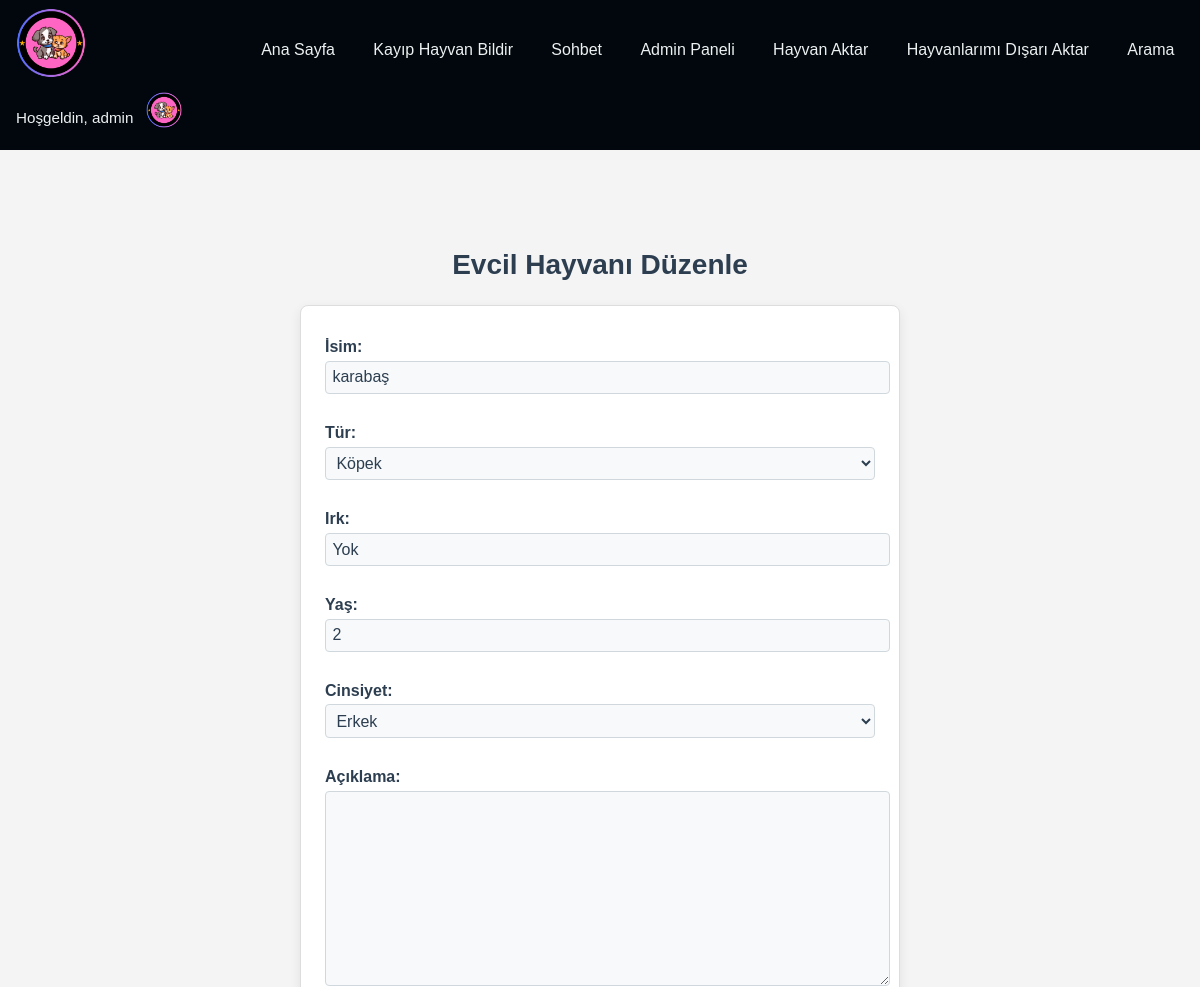
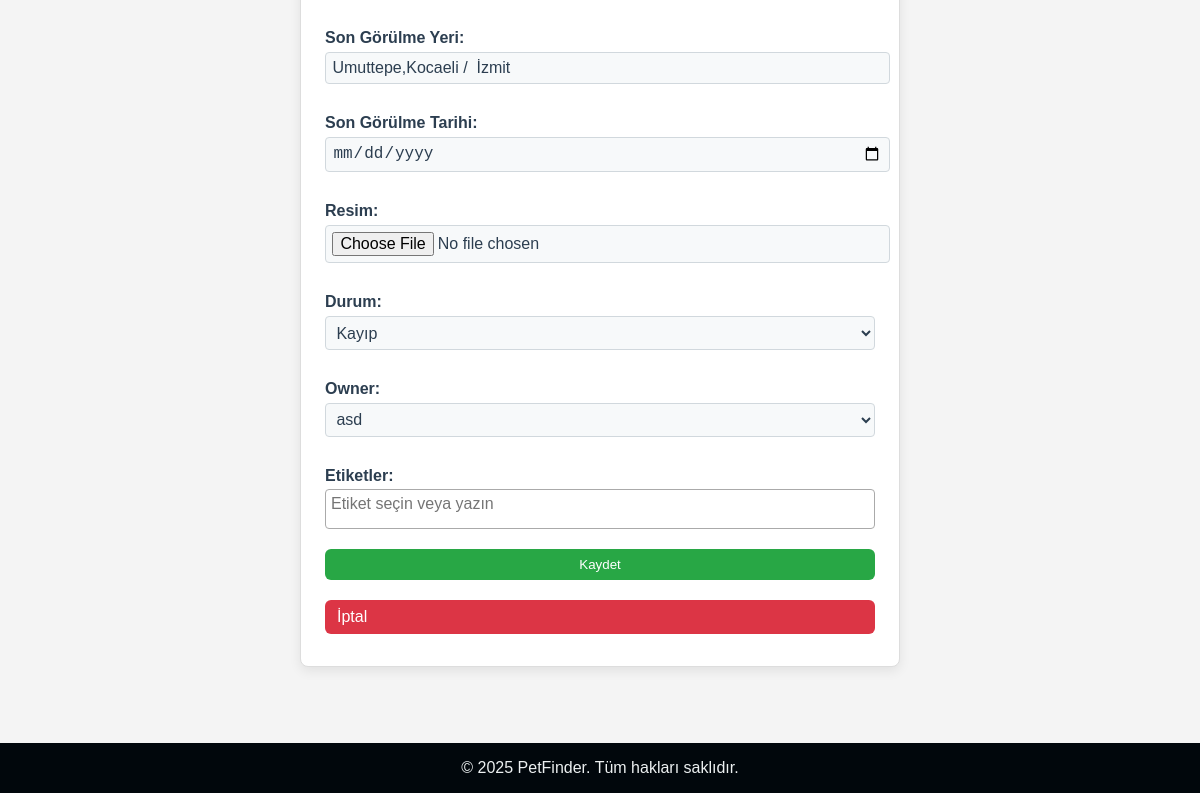
/mainpage/admin/pets/edit/1/ (signed in), run on the app's committed database (2 pictures, top to bottom).
### accounts/models.py (models this page shows, shortened)
class UserProfile(models.Model):
    user = models.OneToOneField(User, on_delete=models.CASCADE, related_name='profile')
    profile_picture = models.ImageField(upload_to='profile_pics/', blank=True)
    contact_number = models.CharField(max_length=20, blank=True)

### mainpage/models.py (models this page shows, shortened)
class Pet(models.Model):
    ANIMAL_TYPES = [('Dog', 'Köpek'), ('Cat', 'Kedi'), ('Bird', 'Kuş'), ('Other', 'Diğer')]
    GENDERS = [('Male', 'Erkek'), ('Female', 'Dişi')]
    STATUS_CHOICES = [('Lost', 'Kayıp'), ('Found', 'Bulundu'), ('Returned', 'Teslim Edildi')]
    name = models.CharField(max_length=100, verbose_name="İsim")
    species = models.CharField(max_length=20, choices=ANIMAL_TYPES, verbose_name="Tür")
    breed = models.CharField(max_length=100, blank=True, verbose_name="Irk")
    age = models.PositiveIntegerField(verbose_name="Yaş")
    gender = models.CharField(max_length=10, choices=GENDERS, verbose_name="Cinsiyet")
    description = models.TextField(blank=True, verbose_name="Açıklama")
    last_seen_location = models.CharField(max_length=255, verbose_name="Son Görülme Yeri")
    last_seen_date = models.DateField(default=datetime.date(2025, 1, 1), verbose_name="Son Görülme Tarihi")
    image = models.ImageField(upload_to='pet_images/', blank=True, null=True, verbose_name="Resim")
    status = models.CharField(max_length=20, choices=STATUS_CHOICES, default='Lost', verbose_name="Durum")
    owner = models.ForeignKey(User, on_delete=models.CASCADE)
    date_reported = models.DateTimeField(auto_now_add=True, verbose_name="Bildirim Tarihi")
    tags = models.ManyToManyField("Tag", blank=True, verbose_name="Etiketler")

### mainpage/views.py (the view)
# urls.py: path('admin/pets/edit/<int:pk>/', views.admin_pet_edit, name='admin_pet_edit'),
@staff_member_required
def admin_pet_edit(request, pk):
    pet = get_object_or_404(Pet, pk=pk)
    if request.method == 'POST':
        form = AdminPetForm(request.POST, request.FILES, instance=pet)
        if form.is_valid():
            form.save()
            return redirect('mainpage:admin_pet_list')
    else:
        form = AdminPetForm(instance=pet)
    return render(request, 'admin/admin_pet_edit.html', {'form': form, 'pet': pet})

### mainpage/forms.py
class AdminPetForm(forms.ModelForm):
    class Meta:
        model = Pet
        fields = '__all__'
        widgets = {
            'last_seen_date': forms.DateInput(attrs={'type': 'date', 'format': '%Y-%m-%d'}),
        }

### mainpage/context_processors.py (called while the page is built)
def user_profile(request):
    if request.user.is_authenticated:
        try:
            profile = UserProfile.objects.get(user=request.user)
        except UserProfile.DoesNotExist:
            profile = None
    else:
        profile = None
    return {'user_profile': profile}

### mainpage/models.py (called while the page is built)
  def __str__(self):
    return self.name

### mainpage/templates/admin/admin_pet_edit.html (shortened to what this page needs)
{% extends 'mainpage/base.html' %}
{% load static %}
{% block extra_css %}
    <link rel="stylesheet" href="{% static 'mainpage/pet_form.css' %}">
{% endblock %}
{% block content %}
<div class="form-wrapper">
    <main>
        <section>
            <h2>Evcil Hayvanı Düzenle</h2>
            <form class="pet-form" method="post" enctype="multipart/form-data">
                {% for field in form %}
                    <div class="form-group">
                        {{ field.label_tag }} {{ field }}
                    </div>
                {% endfor %}
                <button type="submit" class="bt green button save">Kaydet</button>
                <a href="{% url 'mainpage:admin_pet_list' %}" class="bt red button cancel">İptal</a>
            </form>
        </section>
    </main>
</div>
{% endblock %}

### mainpage/templates/mainpage/base.html (shortened to what this page needs)
{% load static %}
<!DOCTYPE html>
<html lang="en">
<head>
    <link rel="stylesheet" href="{% static 'mainpage/style.css' %}">
     {% block extra_css %}{% endblock %}
    <link href="https://cdn.jsdelivr.net/npm/select2@4.1.0-rc.0/dist/css/select2.min.css" rel="stylesheet" />
</head>
<body>
<nav class="navbar">
    <div class="navbar__logo">
      <a href="{% url 'mainpage:pet_list' %}">
        <img src="{% static 'mainpage/logo.png' %}" alt="PetFinder Logo">
      </a>
    </div>
    <div class="navbar__links">
      <a href="{% url 'mainpage:pet_list' %}">Ana Sayfa</a>
      <a href="{% url 'mainpage:pet_report' %}">Kayıp Hayvan Bildir</a>
      <a href="{% url 'mainpage:chat_list' %}">Sohbet</a>
      {% if user.is_staff %}
        <a href="{% url 'mainpage:admin_views' %}">Admin Paneli</a>
      {% endif %}
      <a href="{% url 'mainpage:import_pets' %}">Hayvan Aktar</a>
      <a href="{% url 'mainpage:export_pets' %}">Hayvanlarımı Dışarı Aktar</a>
      <a href="{% url 'mainpage:pet_search' %}">Arama</a>
    </div>
    <div class="navbar__user">
      {% if user.is_authenticated %}
        <span class="navbar__greeting">Hoşgeldin, {{ user.username }}</span>
        <div class="profile-dropdown">
          <div class="profile-toggle">
            {% if user_profile.profile_picture %}
              <img
                class="navbar__avatar"
                src="{{ user_profile.profile_picture.url }}"
                alt="Profil Resmi"
              >
            {% else %}
              <img
                class="navbar__avatar"
                src="{% static 'mainpage/default_profile.jpg' %}"
                alt="Profil Resmi"
              >
            {% endif %}
          </div>
        </div>
      {% else %}
      <div class="navbar__links">
        <a href="{% url 'accounts:login' %}">Giriş</a>
        <a href="{% url 'accounts:register' %}">Kayıt Ol</a>
      </div>
      {% endif %}
    </div>
  </nav>
   <div class="content">
    {% block content %}{% endblock %}
  </div>
  <footer class="footer">
    <div class="copyright">
      © 2025 PetFinder. Tüm hakları saklıdır.
    </div>
  </footer>
</body>
</html>

### mainpage/static/mainpage/style.css (style rules this page uses)
html, body { margin: 0; padding: 0; height: 100%; }
body { font-family: Arial, sans-serif; margin: 0; padding: 0; background-color: #f4f4f4; display: flex; flex-direction: column; }
.navbar { display: flex; justify-content: space-between; align-items: center; background-color: #01070c; padding: 0.5rem 1rem; flex-wrap: wrap; }
.navbar__logo img { height: 70px; }
.navbar__links { display: flex; gap: 1.2rem; }
.navbar__links a { color: #ecf0f1; text-decoration: none; font-weight: 500; padding: 0.4rem 0.6rem; border-radius: 4px; transition: background 0.2s; }
.navbar__user { display: flex; align-items: center; gap: 0.8rem; }
.navbar__greeting { color: #ecf0f1; font-size: 0.95rem; }
.navbar__avatar { width: 36px; height: 36px; border-radius: 50%; cursor: pointer; }
.profile-dropdown { position: relative; }
.content { flex: 1; padding: 20px; }
h1, h2, h3 { color: #222; }
form { background-color: #fff; padding: 20px; border: 1px solid #ddd; }
img { max-width: 300px; margin-bottom: 10px; }
input, select, textarea { display: block; width: 100%; margin-bottom: 10px; padding: 5px; border: 1px solid #ccd6dd; border-radius: 4px; background: #f7f9fa; transition: border-color 0.2s; }
button, .bt { background-color: #333; color: #fff; padding: 8px 12px; border: none; border-radius: 6px; cursor: pointer; text-decoration: none; display: inline-block; transition: background 0.2s; }
.bt.green, .green { background-color: #28a745; }
.bt.red, .red { background-color: #dc3545; }
.footer { background: #01070c; color: #ecf0f1; text-align: center; padding: 1rem 0; }

### mainpage/static/mainpage/pet_form.css (style rules this page uses)
:root { --clr-bg-page: #f5f7fa; --clr-bg-card: #ffffff; --clr-primary: #3498db; --clr-primary-d: #217dbb; --clr-success: #2ecc71; --clr-success-d: #27ae60; --clr-danger: #e74c3c; --clr-danger-d: #c0392b; --clr-text: #2c3e50; --clr-muted: #7f8c8d; --shadow: 0 4px 12px rgba(0,0,0,0.08); }
.form-wrapper { max-width: 600px; margin: 2.5rem auto; padding: 1rem; }
.form-wrapper h2, .form-wrapper h1 { text-align: center; color: var(--clr-text); font-size: 1.75rem; margin-bottom: 1.5rem; }
.pet-form { background: var(--clr-bg-card); border-radius: 8px; box-shadow: var(--shadow); padding: 2rem 1.5rem; display: flex; flex-direction: column; gap: 1.25rem; }
.pet-form .form-group label { display: block; margin-bottom: 0.3rem; font-weight: 600; color: var(--clr-text); }
.pet-form .form-group input, .pet-form .form-group select, .pet-form .form-group textarea { width: 100%; padding: 0.4rem; border: 1px solid #d1d8dd; border-radius: 4px; background: #f7f9fa; font-size: 1rem; color: var(--clr-text); transition: border-color 0.2s; }

### data on the page
UserProfile: profile_picture (picture)
Pet: form "karabaş" "Köpek" "Yok" "2" "Erkek" "Umuttepe,Kocaeli / İzmit" "Kayıp" "asd"

### other printed values
{{ user.username }} "admin"
{{ field.label_tag }} "İsim:" "Tür:" "Irk:" "Yaş:" "Cinsiyet:" "Açıklama:" "Son Görülme Yeri:" "Son Görülme Tarihi:" "Resim:" "Durum:" "Owner:" "Etiketler:"
